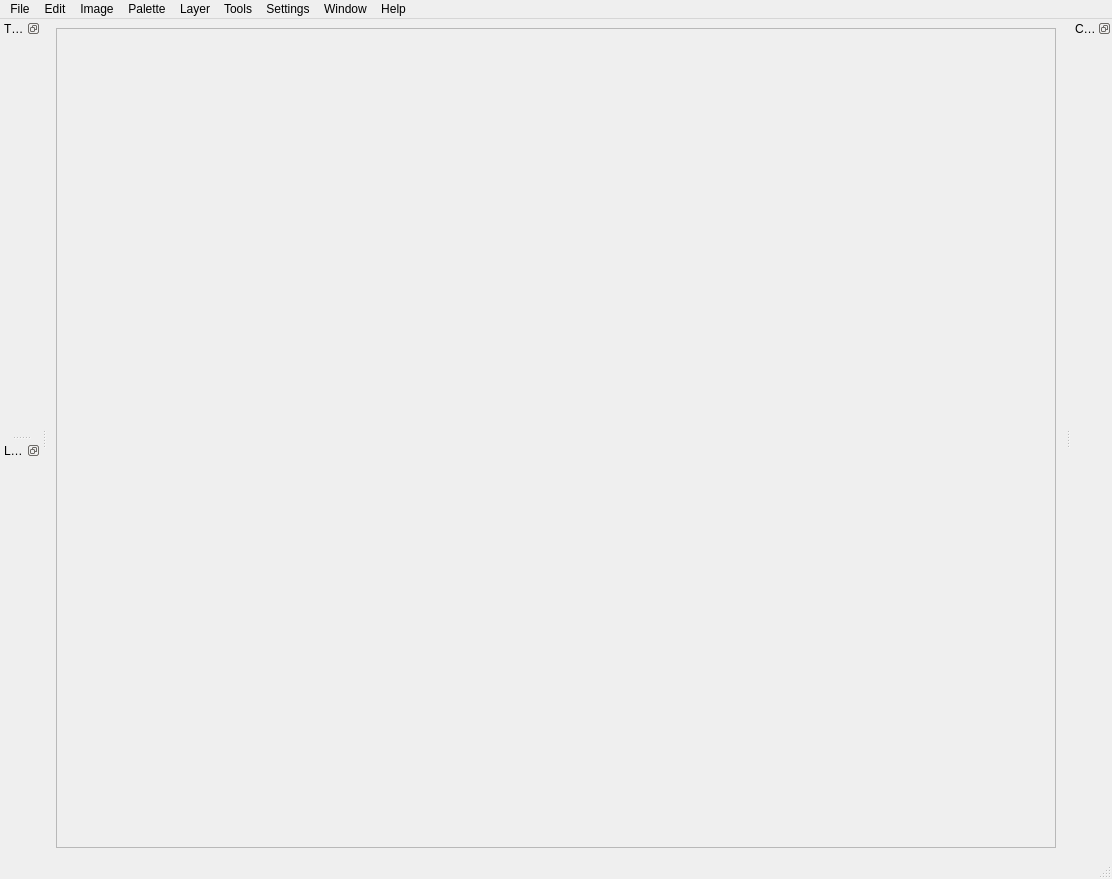
<?xml version="1.0" encoding="UTF-8"?>
<ui version="4.0">
 <class>capy::ui::MainWindow</class>
 <widget class="QMainWindow" name="capy::ui::MainWindow">
  <property name="geometry">
   <rect>
    <x>0</x>
    <y>0</y>
    <width>1112</width>
    <height>879</height>
   </rect>
  </property>
  <property name="windowTitle">
   <string>CapyArt Studio</string>
  </property>
  <property name="windowIcon">
   <iconset resource="../../resources/resources.qrc">
    <normaloff>:/icon.png</normaloff>:/icon.png</iconset>
  </property>
  <widget class="QWidget" name="centralwidget">
   <layout class="QHBoxLayout" name="horizontalLayout">
    <item>
     <widget class="QScrollArea" name="scrollArea">
      <property name="widgetResizable">
       <bool>true</bool>
      </property>
      <widget class="QWidget" name="scrollAreaWidgetContents">
       <property name="geometry">
        <rect>
         <x>0</x>
         <y>0</y>
         <width>1000</width>
         <height>802</height>
        </rect>
       </property>
       <layout class="QHBoxLayout" name="horizontalLayout_2">
        <property name="leftMargin">
         <number>0</number>
        </property>
        <property name="topMargin">
         <number>0</number>
        </property>
        <property name="rightMargin">
         <number>0</number>
        </property>
        <property name="bottomMargin">
         <number>0</number>
        </property>
       </layout>
      </widget>
     </widget>
    </item>
   </layout>
  </widget>
  <widget class="QStatusBar" name="statusBar"/>
  <widget class="QMenuBar" name="menuBar">
   <property name="geometry">
    <rect>
     <x>0</x>
     <y>0</y>
     <width>1112</width>
     <height>24</height>
    </rect>
   </property>
   <widget class="QMenu" name="menuFile">
    <property name="title">
     <string>File</string>
    </property>
    <addaction name="actionFileNew"/>
    <addaction name="actionFileOpen"/>
    <addaction name="actionSave"/>
    <addaction name="separator"/>
    <addaction name="actionFileExport"/>
    <addaction name="actionFileImport"/>
    <addaction name="separator"/>
    <addaction name="actionClose"/>
    <addaction name="actionExit"/>
   </widget>
   <widget class="QMenu" name="menuEdit">
    <property name="title">
     <string>Edit</string>
    </property>
    <addaction name="actionCopy"/>
    <addaction name="actionCut"/>
    <addaction name="actionPaste"/>
   </widget>
   <widget class="QMenu" name="menuImage">
    <property name="title">
     <string>Image</string>
    </property>
    <addaction name="actionRotate"/>
    <addaction name="actionMirror"/>
    <addaction name="actionMirror_Verically"/>
    <addaction name="separator"/>
    <addaction name="actionResize"/>
    <addaction name="actionOffset"/>
   </widget>
   <widget class="QMenu" name="menuLayer">
    <property name="title">
     <string>Layer</string>
    </property>
   </widget>
   <widget class="QMenu" name="menuTools">
    <property name="title">
     <string>Tools</string>
    </property>
    <addaction name="actionAI_Generation"/>
   </widget>
   <widget class="QMenu" name="menuSettings">
    <property name="title">
     <string>Settings</string>
    </property>
    <addaction name="actionSettingsOpen"/>
    <addaction name="actionRestore_Defaults"/>
   </widget>
   <widget class="QMenu" name="menuHelp">
    <property name="title">
     <string>Help</string>
    </property>
    <addaction name="actionAbout"/>
    <addaction name="actionWebsite"/>
   </widget>
   <widget class="QMenu" name="menuWindow">
    <property name="title">
     <string>Window</string>
    </property>
    <addaction name="actionNew_Window"/>
    <addaction name="actionCloseWindow"/>
   </widget>
   <widget class="QMenu" name="menuPalette">
    <property name="title">
     <string>Palette</string>
    </property>
    <addaction name="actionManage"/>
   </widget>
   <addaction name="menuFile"/>
   <addaction name="menuEdit"/>
   <addaction name="menuImage"/>
   <addaction name="menuPalette"/>
   <addaction name="menuLayer"/>
   <addaction name="menuTools"/>
   <addaction name="menuSettings"/>
   <addaction name="menuWindow"/>
   <addaction name="menuHelp"/>
  </widget>
  <widget class="DockableWidget" name="toolsDock">
   <property name="floating">
    <bool>false</bool>
   </property>
   <property name="features">
    <set>QDockWidget::DockWidgetFloatable|QDockWidget::DockWidgetMovable</set>
   </property>
   <property name="windowTitle">
    <string>Tools</string>
   </property>
   <attribute name="dockWidgetArea">
    <number>1</number>
   </attribute>
   <widget class="QWidget" name="toolsDockLayout"/>
  </widget>
  <widget class="DockableWidget" name="colorDock">
   <property name="floating">
    <bool>false</bool>
   </property>
   <property name="features">
    <set>QDockWidget::DockWidgetFloatable|QDockWidget::DockWidgetMovable</set>
   </property>
   <property name="windowTitle">
    <string>Color</string>
   </property>
   <attribute name="dockWidgetArea">
    <number>2</number>
   </attribute>
   <widget class="QWidget" name="colorPickerDockLayout"/>
  </widget>
  <widget class="DockableWidget" name="layersDock">
   <property name="features">
    <set>QDockWidget::DockWidgetFloatable|QDockWidget::DockWidgetMovable</set>
   </property>
   <property name="windowTitle">
    <string>Layers</string>
   </property>
   <attribute name="dockWidgetArea">
    <number>1</number>
   </attribute>
   <widget class="QWidget" name="layersDockLayout"/>
  </widget>
  <action name="actionFileNew">
   <property name="text">
    <string>New</string>
   </property>
  </action>
  <action name="actionFileOpen">
   <property name="text">
    <string>Open</string>
   </property>
  </action>
  <action name="actionFileExport">
   <property name="text">
    <string>Export</string>
   </property>
  </action>
  <action name="actionFileImport">
   <property name="text">
    <string>Import</string>
   </property>
  </action>
  <action name="actionExit">
   <property name="text">
    <string>Exit</string>
   </property>
  </action>
  <action name="actionDocument_Information">
   <property name="text">
    <string>Document Information</string>
   </property>
  </action>
  <action name="actionClose">
   <property name="text">
    <string>Close</string>
   </property>
  </action>
  <action name="actionSave">
   <property name="text">
    <string>Save</string>
   </property>
  </action>
  <action name="actionCopy">
   <property name="text">
    <string>Copy</string>
   </property>
  </action>
  <action name="actionCut">
   <property name="text">
    <string>Cut</string>
   </property>
  </action>
  <action name="actionPaste">
   <property name="text">
    <string>Paste</string>
   </property>
  </action>
  <action name="actionRotate">
   <property name="text">
    <string>Rotate</string>
   </property>
  </action>
  <action name="actionMirror">
   <property name="text">
    <string>Mirror Horizontally</string>
   </property>
  </action>
  <action name="actionMirror_Verically">
   <property name="text">
    <string>Mirror Verically</string>
   </property>
  </action>
  <action name="actionResize">
   <property name="text">
    <string>Resize</string>
   </property>
  </action>
  <action name="actionOffset">
   <property name="text">
    <string>Offset</string>
   </property>
  </action>
  <action name="actionAI_Generation">
   <property name="text">
    <string>AI Generation</string>
   </property>
  </action>
  <action name="actionAbout">
   <property name="text">
    <string>About</string>
   </property>
  </action>
  <action name="actionWebsite">
   <property name="text">
    <string>Website</string>
   </property>
  </action>
  <action name="actionNew_Window">
   <property name="text">
    <string>New Window</string>
   </property>
  </action>
  <action name="actionCloseWindow">
   <property name="icon">
    <iconset theme="application-exit"/>
   </property>
   <property name="text">
    <string>Close</string>
   </property>
  </action>
  <action name="actionManage">
   <property name="text">
    <string>Manage</string>
   </property>
  </action>
  <action name="actionSettingsOpen">
   <property name="text">
    <string>Open</string>
   </property>
  </action>
  <action name="actionRestore_Defaults">
   <property name="text">
    <string>Restore Defaults</string>
   </property>
  </action>
 </widget>
 <customwidgets>
  <customwidget>
   <class>DockableWidget</class>
   <extends>QDockWidget</extends>
   <header>ui/widgets/DockableWidget.hpp</header>
   <container>1</container>
  </customwidget>
 </customwidgets>
 <resources>
  <include location="../../resources/resources.qrc"/>
 </resources>
 <connections/>
</ui>
